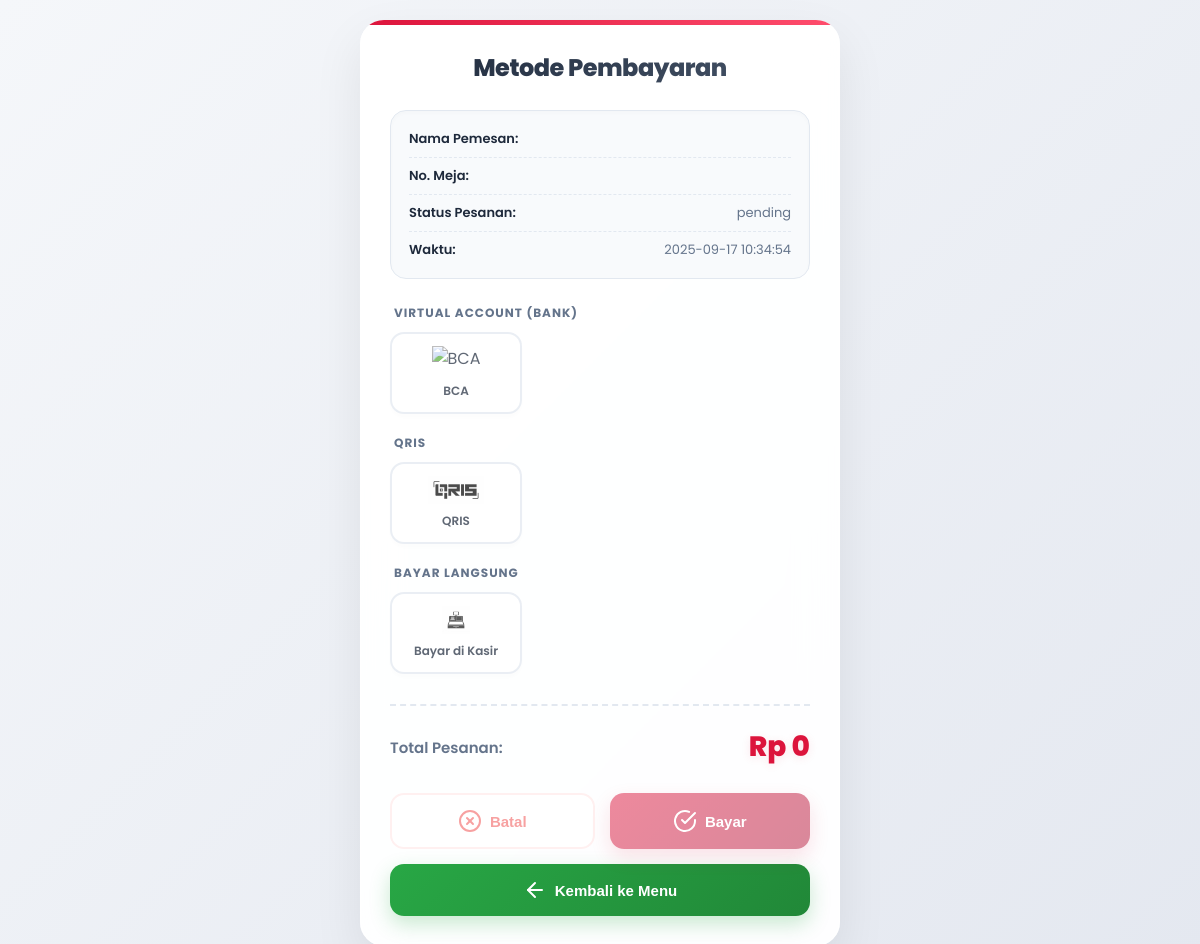
/payment.php?id=1, run on the app's committed database.
### tables this page shows
CREATE TABLE `transaksi` (
  `id_transaksi` int NOT NULL,
  `id_admin` int DEFAULT NULL,
  `nama_pemesan` varchar(100) NOT NULL,
  `nomor_meja` varchar(25) NOT NULL,
  `status_pesanan` enum('draft','pending','diproses','selesai','dibayar') NOT NULL,
  `waktu_pemesanan` timestamp NOT NULL DEFAULT CURRENT_TIMESTAMP,
  `total` decimal(10,2) NOT NULL
);

### payment.php (the view, shortened to what this page needs)
<?php
include "koneksi.php";
$id_transaksi = isset($_GET['id']) ? (int)$_GET['id'] : 0;
$qTrans = mysqli_query($conn, "SELECT * FROM transaksi WHERE id_transaksi=$id_transaksi");
$transaksi = mysqli_fetch_assoc($qTrans);
?>
<!DOCTYPE html>
<html lang="id">
<head>
  <link rel="stylesheet" href="css/payment.css" />
</head>
<body>
  <div class="pg-container">
    <div class="card">
      <h2>Metode Pembayaran</h2>
      <div id="orderInfo" class="info-box">
        <p><strong>Nama Pemesan:</strong> <?= htmlspecialchars($transaksi['nama_pemesan']) ?></p>
        <p><strong>No. Meja:</strong> <?= htmlspecialchars($transaksi['nomor_meja']) ?></p>
        <p><strong>Status Pesanan:</strong> <?= htmlspecialchars($transaksi['status_pesanan']) ?></p>
        <p><strong>Waktu:</strong> <?= htmlspecialchars($transaksi['waktu_pemesanan']) ?></p>
      </div>
      <form method="POST" action="" id="paymentForm" enctype="multipart/form-data">
        <div class="payment-methods">
          <h3>Virtual Account (Bank)</h3>
          <div class="method-grid">
            <div class="method" data-method="transfer">
              <img src="image_logo/bca.jpg" alt="BCA" /><span>BCA</span>
            </div>
          </div>
        </div>
        <div class="payment-methods">
          <h3>QRIS</h3>
          <div class="method-grid">
            <div class="method" data-method="qris">
              <img src="image_logo/qris.jpg" alt="QRIS" /><span>QRIS</span>
            </div>
          </div>
        </div>
        <div class="payment-methods">
          <h3>Bayar Langsung</h3>
          <div class="method-grid">
            <div class="method kasir" data-method="cash">
              <img src="image_logo/kasir.jpg" alt="Kasir" /><span>Bayar di Kasir</span>
            </div>
          </div>
        </div>
        <div class="total-box">
          <h3>Total Pesanan:</h3>
          <div id="totalAmount" class="total-amount">
            Rp <?= number_format((float)$transaksi['total'], 0, ',', '.') ?>
          </div>
        </div>
        <div class="btn-row">
          <button class="btn danger" type="button" onclick="history.back();">
            <i data-feather="x-circle"></i> Batal
          </button>
          <button class="btn success" type="submit">
            <i data-feather="check-circle"></i> Bayar
          </button>
        </div>
      </form>
    </div>
  </div>
</body>
</html>

### css/payment.css (style rules this page uses)
:root { --primary: #dc143c; --primary-dark: #b31237; --primary-light: rgba(220, 20, 60, 0.1); --bg-gradient: linear-gradient(135deg, #f5f7fa 0%, #e4e8f0 100%); --text-main: #1e293b; --text-muted: #64748b; --success: #10b981; --danger: #ef4444; --info: #3b82f6; --card-bg: rgba(255, 255, 255, 0.95); }
* { box-sizing: border-box; margin: 0; padding: 0; }
body { font-family: 'Poppins', sans-serif; background: var(--bg-gradient); min-height: 100vh; display: flex; justify-content: center; align-items: center; color: var(--text-main); padding: 20px; }
.pg-container { width: 100%; max-width: 480px; perspective: 1000px; }
.card { background: var(--card-bg); backdrop-filter: blur(20px); -webkit-backdrop-filter: blur(20px); border-radius: 24px; padding: 30px; box-shadow: 0 20px 50px rgba(0, 0, 0, 0.08), inset 0 0 0 1px rgba(255, 255, 255, 0.5); animation: floatIn 0.6s cubic-bezier(0.16, 1, 0.3, 1) forwards; position: relative; overflow: hidden; }
.card::before { content: ''; position: absolute; top: 0; left: 0; width: 100%; height: 5px; background: linear-gradient(90deg, var(--primary), #ff4d6d); }
.card h2 { text-align: center; font-size: 24px; font-weight: 800; margin-bottom: 25px; background: linear-gradient(135deg, var(--text-main), #475569); -webkit-background-clip: text; background-clip: text; -webkit-text-fill-color: transparent; letter-spacing: -0.5px; }
.info-box { background: #f8fafc; padding: 18px; border-radius: 16px; margin-bottom: 25px; border: 1px solid #e2e8f0; box-shadow: inset 0 2px 4px rgba(0, 0, 0, 0.02); }
.info-box p { font-size: 13px; color: var(--text-muted); margin-bottom: 8px; display: flex; justify-content: space-between; align-items: center; border-bottom: 1px dashed #e2e8f0; padding-bottom: 8px; }
.info-box p:last-child { border-bottom: none; margin-bottom: 0; padding-bottom: 0; }
.info-box strong { color: var(--text-main); font-weight: 600; }
.payment-methods { margin-bottom: 20px; }
.payment-methods h3 { font-size: 12px; text-transform: uppercase; letter-spacing: 1px; color: var(--text-muted); font-weight: 700; margin-bottom: 10px; padding-left: 4px; }
.method-grid { display: grid; grid-template-columns: repeat(auto-fill, minmax(100px, 1fr)); gap: 12px; }
.method { background: #ffffff; border: 2px solid #e2e8f0; border-radius: 14px; padding: 12px 10px; display: flex; flex-direction: column; align-items: center; justify-content: center; gap: 8px; cursor: pointer; transition: all 0.3s cubic-bezier(0.4, 0, 0.2, 1); box-shadow: 0 4px 6px rgba(0, 0, 0, 0.02); position: relative; overflow: hidden; }
.method img { height: 28px; object-fit: contain; transition: transform 0.3s ease; }
.method span { font-size: 12px; font-weight: 600; color: var(--text-main); text-align: center; }
.total-box { margin-top: 30px; padding-top: 20px; border-top: 2px dashed #e2e8f0; display: flex; justify-content: space-between; align-items: center; }
.total-box h3 { font-size: 15px; color: var(--text-muted); font-weight: 600; }
.total-amount { font-size: 28px; font-weight: 800; color: var(--primary); text-shadow: 0 2px 10px var(--primary-light); }
.btn-row { display: flex; gap: 15px; margin-top: 25px; }
.btn { flex: 1; padding: 14px 20px; border: none; border-radius: 14px; font-size: 15px; font-weight: 700; cursor: pointer; display: flex; justify-content: center; align-items: center; gap: 8px; transition: all 0.3s cubic-bezier(0.4, 0, 0.2, 1); color: #fff; }
.btn.danger { background: #fff; color: var(--danger); border: 2px solid #fee2e2; }
.btn.success { background: linear-gradient(135deg, var(--primary), var(--primary-dark)); box-shadow: 0 8px 20px rgba(220, 20, 60, 0.25); }

### data on the page
transaksi: status_pesanan "pending", waktu_pemesanan "2025-09-17 10:34:54", total "0"
